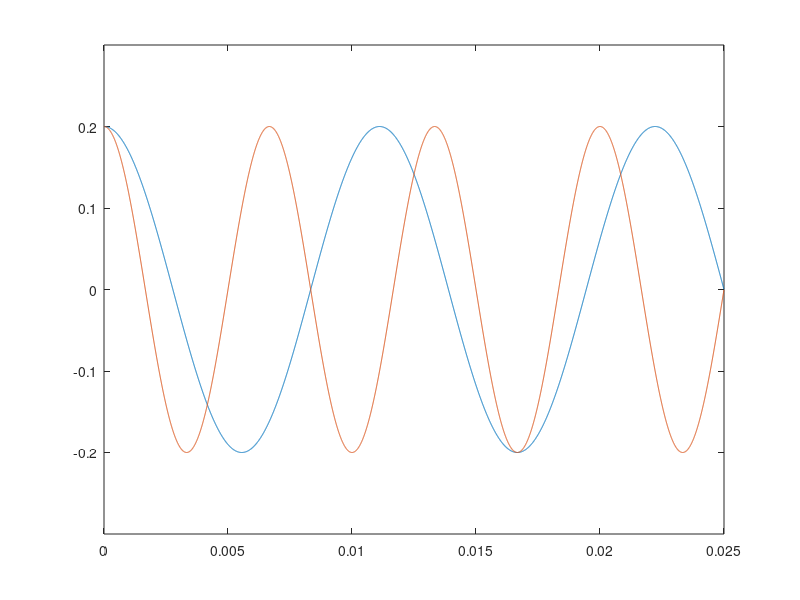

The MATLAB source for this figure:
%% Parameters
fs = 240000;    % sampling frequency
ts = 1/fs;      % sampling period
st = 0.025;     % untill what to run
t = 0:ts:st-ts; % 1024 time steps
%% 90 Hz
a90 = 0.2;      % 90 Hz Amplitude
f90 = 90;       % 90 Hz Frequency
phi90 = 0;      % 90 Hz Phase
%% 150 Hz
a150 = 0.2;     % 150 Hz Amplitude
f150 = 150;     % 150 Hz Frequency
phi150 = 0;     % 150 Hz Phase
%% define 90 Hz tone signal
t90 = a90*cos(2*pi*f90*t + phi90);     % Make a signal equain of Acos(2pift+phi)
plot(t,t90)                            % Plot the signal
ylim([-0.3 0.3])                       % Change y axis for comfort
hold on                                % Hold for the next plot
%% define 150 Hz tone signal
t150 = a150*cos(2*pi*f150*t + phi150); % Make a signal equain of Acos(2pift+phi)
plot(t,t150)                           % Plot the signal
hold off                               % Stop holding the plots




